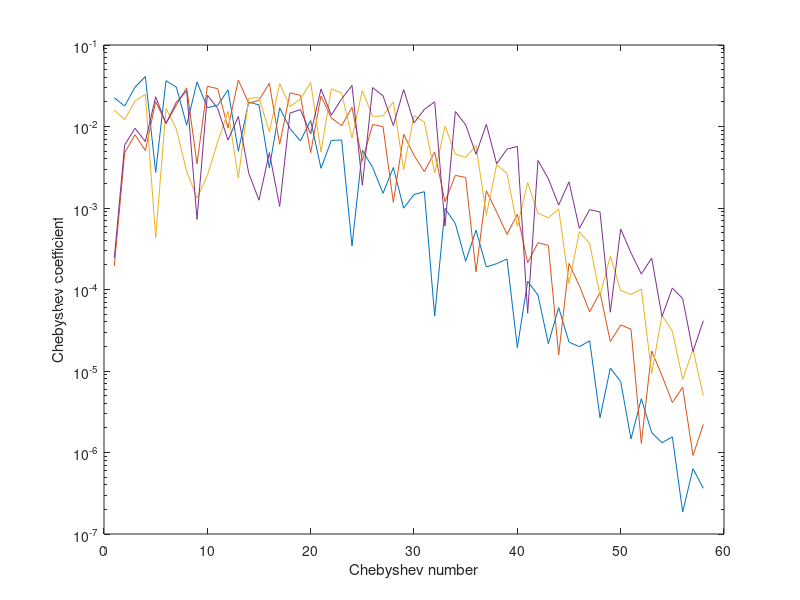

This chart was generated by the following MATLAB code:
%aw.m
% Acoustic mode generation program using chebyshev polynomials
% as basis functions.

%set up depth of the ocean, note that the top must be at zero.
z=0:5:4000;
H=max(z)-min(z);

%set up sound speed profile, this particular one
% is the Munk profile but any will work.
B=1200; z0=1200.0;
c0=1492.0;
ep=0.006;
eta=2*(z-z0)/B;
c=c0*(1+ep*(eta+exp(-eta) -1));
clear B z0 c0 ep eta

% setup some key parameters
%fc is the acoustic frequency
fc=75;

%nm is the number of modes to solve for
nm=20;

%ncby is the number of chebyshev polynomials used
%to expand the modal solutions, (3*nm seems to be
%a good rule of thumb but more may be necessary)
ncby=floor(3*nm);

%cut is the number of chebyshev polynomials necessary 
%to model the sound speed profile (40 is a good number,
%but the number should always be less than ncby)
cut=40;

%daxis is the depth of the hydrophones where one 
%wants the solution of the mode shapes
daxis=25:25:3000;

%interpolate the sound slowness squared onto a 
%chebyshev grid
m=1./c; m=m.*m;
x=1-2*z/H;
N=ncby;
k=0:N-1;
xi=cos( k*pi/(N-1));
zi=H*(1-xi)/2;
mi=interp1(x,m,xi,'spline').';

%plot the result
%plot( log10(abs(mi)), 'r')
%pause

%do the chebyshev transform on the sound slowness
%squared and plot the resulting spectrum. Look
%at the plot and decide if cut is large enough
%to include most of the important terms.
mit=mi;
mit(1)=mit(1)/2; mit(N)=mit(N)/2;
Ker(1,:)=ones(size(xi));
Ker(2,:)=xi;
for ik=3:N
  Ker(ik,:)=2.*xi.*Ker(ik-1,:) - Ker(ik-2,:);
end
M=2*Ker*mit/(N-1);
M(1)=M(1)/2; M(N)=M(N)/2;
clear Ker ik mit
plot( log10(abs(M)), 'r')
semilogy( abs(M), 'r')
xlabel('Chebyshev number')
ylabel('Chebyshev coefficient')

fprintf("<return> to continue\n");
pause
M(cut:N)=zeros(N-cut+1,1);

%set up the chebshev differential operator
D=zeros(N,N);
for ik=2:N
  D(ik-1:-2:1,ik)=D(ik-1:-2:1,ik)+2*(ik-1)*ones(floor(ik/2),1);
end
D(1,:)=D(1,:)/2;
clear ik
%surf(D);
%pause

%the second derivative operator
D2=D*D;
%surf(D2);
%pause

%The convolution operator
G=zeros(N,N);
for ik=1:N 
  G(ik,1:ik)=G(ik,1:ik)+M(ik:-1:1).';
  G(ik,ik:N)=G(ik,ik:N)+M(1:N+1-ik).';
end
for ik=2:N 
  G(ik,1:N+1-ik)=G(ik,1:N+1-ik)+M(ik:N).';
end
G=G/2;
%surf(log10(abs(G)))
%pause

%the vertical wave equation operator
sc=2*pi*fc; 
L=4*D2/H/H + sc*sc*G;
%surf(log10(abs(L)))
%pause

%add in the boundary conditions, pressure release
%surface and bottom
bc(2,:)=ones(1,N);
bc(1,:)=(-1).^([0:N-1]);
cx=bc(:,N-1:N);
bc1=cx\bc;
LR=L(1:N-2,1:N-2) - L(1:N-2,N-1:N)*bc1(:,1:N-2);
%surf(log10(abs(LR)))
%pause

%solve the equation
[ V, k2]=eig(LR);

%extract the eigenvalues and plot them
k2=diag(k2);
ind=find( imag(k2)==0);
k2=k2(ind); V=V(:,ind);
ind=find( k2>0);
k2=k2(ind); V=V(:,ind);
[ k2, ind]=sort(k2);
V=V(:,ind);
k2=flipud(k2); V=fliplr(V);
nms=length(k2);
kh=sqrt(k2);
plot( kh(1:nm));
xlabel('Mode number')
ylabel('Horizontal wavenumber (radians/meter)')
%set( gca, 'ylim', [min(kh) max(kh)]);
fprintf("<return> to continue\n");
pause

%compute the mode phase speeds
cp=2*pi*fc./kh;
plot( cp(1:nm));
xlabel('Mode number')
ylabel('Phase speed (m/s)')
fprintf("<return> to continue\n");
pause

%set up the convolution and integral operators
% to calculate group speed by rayleigh's method
% and mode shape

%inverse chebyshev operator at mode depths
zr=daxis;
xr=1-2*zr/H;
clear Ker
Ker(1,:)=ones(size(xr));
Ker(2,:)=xr;
for ik=3:N-2
  Ker(ik,:)=2.*xr.*Ker(ik-1,:) - Ker(ik-2,:);
end

%integral operator
I=[0:N-2-1];
I=(I.*I - 1);
ind=find(I);
I(ind)=-2./I(ind);
I(2:2:N-2)=zeros(floor((N-2)/2),1);
clear ind

%convolution operator with slowness squared
G=zeros(N-2,N-2);
for ik=1:N-2
  G(ik,1:ik)=G(ik,1:ik)+M(ik:-1:1).';
  G(ik,ik:N-2)=G(ik,ik:N-2)+M(1:N-2+1-ik).';
end
for ik=2:N-2
  G(ik,1:N-2+1-ik)=G(ik,1:N-2+1-ik)+M(ik:N-2).';
end
G=G/2;

%loop on the number of valid modes
for ip=1:nms

  %convolution operator with mode shape squared
  V2=zeros(N-2,N-2);
  for ik=1:N-2
    V2(ik,1:ik)=V2(ik,1:ik)+V(ik:-1:1,ip).';
    V2(ik,ik:N-2)=V2(ik,ik:N-2)+V(1:N-2+1-ik,ip).';
  end
  for ik=2:N-2
    V2(ik,1:N-2+1-ik)=V2(ik,1:N-2+1-ik)+V(ik:N-2,ip).';
  end
  V2=V2/2;
  V2=V2*V(:,ip);

  % group speed integral
  iv2=H*I*V2/2;
  cg(ip)=iv2/(cp(ip)*H*I*G*V2/2);

  % mode shape inverse transform
  v(:,ip) = Ker.'*V(:,ip)/sqrt(iv2);

  % make sure the polarity is the same for all modes
  ind=find( abs(v(:,ip))>0.1*max(abs(v(:,ip))));
  if v(ind(length(ind)),ip)<0.0
    v(:,ip)=-v(:,ip);
  end

end

%plot the group speeds
plot( cg(1:nm))
xlabel('Mode number')
ylabel('Group speed (m/s)')
fprintf("<return> to continue\n");
pause

%plot the first 4 mode shapes
toshow=1:4;
plot( v(:,toshow), -daxis);
xlabel('Mode amplitude')
ylabel('Depth (m)')
fprintf("<return> to continue\n");
pause

%plot the mode chebyshev spectrum (if the rolloff
%is not fast enough increase ncby
plot( log10(abs(V(:,toshow)*diag(k2(toshow)))))
semilogy( abs(V(:,toshow)*diag(k2(toshow))))
xlabel('Chebyshev number')
ylabel('Chebyshev coefficient')
%hold on
%plot( log10(abs(LR*V(:,toshow))), 'ro')
%hold off
fprintf("<return> to continue\n");
pause
















